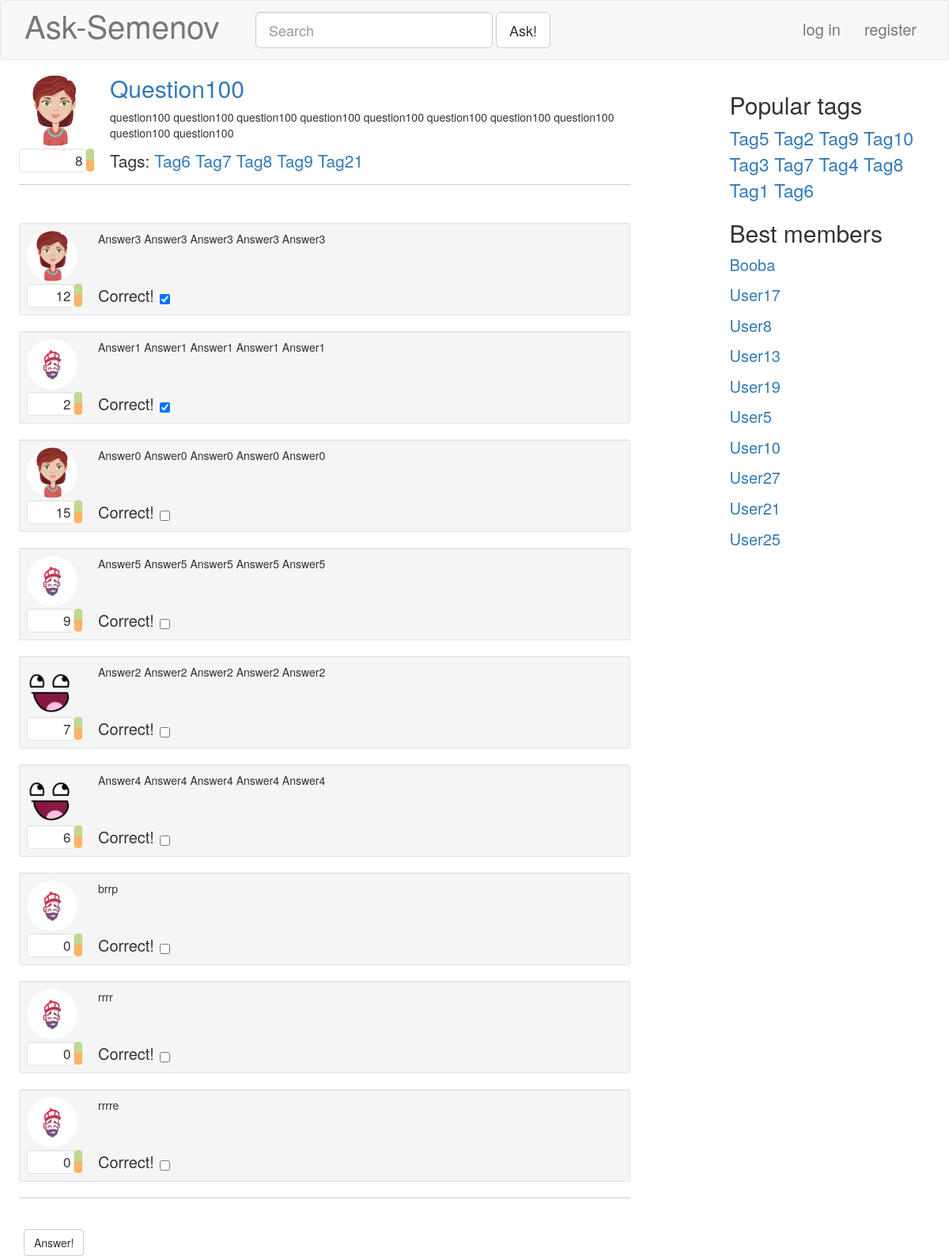
Page /question/100/ on the committed database.
### blog/models.py (models this page shows, shortened)
class Question( models.Model ):
	caption = models.CharField( null = False, blank = False, max_length = 100 )
	rating = models.IntegerField( null = False, default = 0 )
	text = models.TextField( null = False, blank = False )
	tags = models.ManyToManyField( 'Tag' )
	postDate = models.DateTimeField( null = False, blank = True, auto_now_add = True )
	author = models.ForeignKey( 'Profile', null = False, blank = False, on_delete = models.CASCADE )
	objects = QuestionManager()
	def answersList( self ):
		return self.answer_set.order_by( '-correct', '-rating' )
	class Meta:
		verbose_name = "Вопрос"
		verbose_name_plural = "Вопросы"

class Profile( models.Model ):
	user = models.OneToOneField( User, null = False, blank = False, on_delete = models.CASCADE )
	nickname = models.TextField( null = False, blank = False, max_length = 30 )
	image = models.ImageField( null = False, blank = True, upload_to = '', default = 'dummy.png', max_length = 100 )
	rating = models.IntegerField( null = False, default = 0 )
	objects = ProfileManager()
	class Meta:
		verbose_name = "Профиль"
		verbose_name_plural = "Профили"

class Tag( models.Model ):
	caption = models.CharField( unique = True, null = False, blank = False, max_length = 20 )
	objects = TagManager()
	def __str__( self ):
		return str( self.caption )
	class Meta:
		verbose_name = "Тэг"
		verbose_name_plural = "Тэги"

class Answer( models.Model ):
	rating = models.IntegerField( null = False, default = 0 )
	text = models.TextField( null = False, blank = False )
	correct = models.BooleanField( null = False, blank = False, default = False )
	question = models.ForeignKey( 'Question', null = False, blank = False, on_delete = models.CASCADE )
	author = models.ForeignKey( 'Profile', null = False, blank = False, on_delete = models.CASCADE )
	class Meta:
		verbose_name = "Ответ"
		verbose_name_plural = "Ответы"

### blog/views.py (the view)
# urls.py: url(r'^question/(?P<questionID>\d+)/$', blogViews.answer, name="answer"),
def answer( request, questionID=None ):
	currentQuestion = get_object_or_404( Question, id = questionID )
	if ( request.method == 'POST' ):
		form = blogForms.AnswerForm( request.POST )
		if ( not request.user.is_authenticated ):
			form.add_error( None, 'You must be logged in to post answers' )
		if ( form.is_valid() ):
			newAnswer = form.save( currentQuestion, Profile.objects.get_by_login( request.user.username ) )
			anchor = '#answer' + str( newAnswer.id )
			return HttpResponseRedirect( '/question/' + questionID + '/' + anchor )
	else:
		form = blogForms.AnswerForm()
	result = makeBase( request )
	result[ 'form' ] = form
	result[ 'question' ] = currentQuestion
	return render( request, 'answer.html', result )

### blog/models.py (called while the page is built)
	def rating_sorted( self ):
		return super( TagManager, self ).annotate( questionCount = models.Count( 'question' ) ).order_by( '-questionCount' )

	def rating_sorted( self ):
		return super( ProfileManager, self ).order_by( '-rating' )

### blog/views.py (called while the page is built)
def makeBase( request ):
	result = {
		'hotTags': Tag.objects.rating_sorted()[:10],
		'bestMembers': Profile.objects.rating_sorted()[:10],
	}
	if ( request.user.is_authenticated ):
		result[ 'profile' ] = Profile.objects.get_by_login( request.user.username )
	else:
		result[ 'profile' ] = None
	return result

### templates/answer.html (shortened to what this page needs)
{% extends "base.html" %}
{% load static %}
{% block extras %}
<link rel="stylesheet" href="{% static "css/answer.css" %}">
<link rel="stylesheet" href="{% static "css/forms.css" %}">
{% endblock %}
{% block customContent %}
<div class="container-fluid">
	<div id="question{{ question.id }}" class="container-fluid col-md-11 ask-container ask-bottomBordered">
		<div class="media">
			<div class="media-left ask-questionUserBlock">
				<a href="#">
					<img class="media-object img-circle ask-bigQuestionProfileImage" src="{{ question.author.image.url }}">
				</a>
				<div class="ask-questionRatingBlock">
					<div id="qrf{{ question.id }}" class="well pull-left text-right ask-questionRatingField">
						{{ question.rating }}
					</div>
					<div id="qrbg{{ question.id }}" class="btn-group-vertical pull-left ask-questionRatingButtonsGroup" role="group">
							<button type="button" class="btn ask-ratingButton ask-ratingUpButton"></button>
							<button type="button" class="btn ask-ratingButton ask-ratingDownButton"></button>
					</div>
				</div>
			</div>
			<div class="media-right ask-questionQuestionBlock">
				<h2 class="ask-questionCaption"><a href="#"> {{ question.caption|title }}</a></h2>
				<div><p>{{ question.text }}</p></div><br>
				<div class="ask-questionBottomLine">
					<span class="lead ask-questionTags">
						Tags:
					{% for tag in question.tags.all %}
					{% url 'taggedQuestions' tag as taggedQuestionsURL %}
						<a href="{{ taggedQuestionsURL }}">{{ tag }}</a>
					{% endfor %}
					</span>
				</div>
			</div>
		</div>
	</div>
	<div class="container-fluid col-md-11 ask-container ask-bottomBordered">
	{% for answer in question.answersList %}
	{% include "singleanswer.html" %}
	{% endfor %}
	</div>
	<form id="answerForm" class="col-md-11 ask-formContainer" enctype="multipart/form-data" method="post">
		<button type="submit" class="btn btn-default">Answer!</button>
	</form>
</div>
{% endblock %}

### templates/base.html (shortened to what this page needs)
{% load static %}
<!DOCTYPE html>
<html>
	<head>
		<link rel="stylesheet" href="{% static "css/bootstrap.min.css" %}">
		<link rel="stylesheet" href="{% static "css/base.css" %}">
		{% block extras %}{% endblock %}
	</head>
	<body>
		<nav class="navbar navbar-default ask-navbar">
			<div class="container-fluid">
				<div class="navbar-header col-md-3">
		      		{% url 'mainPage' as mainPageURL %}
					<a class="navbar-brand ask-navbarBrand" href="{{ mainPageURL }}">Ask-Semenov</a>
				</div>
				<div class="collapse navbar-collapse">
					{% url 'askQuestion' as askURL %}
					<form class="navbar-form navbar-left" role="search" action="{{ askURL }}">
						<div class="form-group">
							<input id="ask-mainSearchField" class="form-control input-lg" type="text"  placeholder="Search">
						</div>
						<button type="submit" class="btn btn-lg btn-default">Ask!</button>
					</form>
				{% if profile %}
					<ul class="nav navbar-nav navbar-right">
						<li class="pull-right">
							<div class="media">
								<div class="media-left media-middle">
									<a class="navbar-link" href="#">
										<img id="ask-profilePicture" class="media-object img-circle" src="{{ profile.image.url }}">
									</a>
								</div>
								<div class="media-right">
									<h4> {{ profile.nickname }}</h4>
									<div>
										{% url 'settings' as settingsURL %}
										<a href="{{ settingsURL }}">Settings</a>
										{% url 'logout' as logoutURL %}
										<a href="{{ logoutURL }}">Log out</a>
									</div>
								</div>
							</div>
						</li>
					</ul>
				{% else %}
					<ul class="nav navbar-nav navbar-right ask-navbarLoginSection">
						<li>
							{% url 'login' as loginURL %}
							<a href="{{ loginURL }}">log in</a>
						</li>
						<li>
							{% url 'signup' as signupURL %}
							<a href="{{ signupURL }}">register</a>
						</li>
					</ul>
				{% endif %}
				</div>
			</div>
		</nav>
		<div class="row">
			<div class="container col-md-9">
			{% block customContent %}{% endblock %}
			</div>
			<div class="col-md-3 ask-rightColumn">
				<div class="ask-tagsBlock">
					<h2>Popular tags</h2>
					<div class="ask-popularTags">
					{% for tag in hotTags %}
					{% url 'taggedQuestions' tag as taggedQuestionsURL %}
						<a href="{{ taggedQuestionsURL }}">{{ tag.caption|title }}</a>
					{% endfor %}
					</div>
				</div>
				<div class="ask-bestMembersBlock">
					<h2>Best members</h2>
					<ul class="list-unstyled ask-bestMembers">
					{% for member in bestMembers %}
						<li><a href="#">{{ member.nickname }}</a></li>
					{% endfor %}
					</ul>
				</div>
			</div>
		</div>
	</body>
</html>

### templates/singleanswer.html
{% load static %}
<div id="answer{{ answer.id }}" class="well well-sm ask-container">
	<div class="media">
		<div class="media-left ask-answerUserBlock">
			<a href="#">
				<img class="media-object img-circle ask-answerProfileImage" src="{{ answer.author.image.url }}">
			</a>
			<div class="ask-answerRatingBlock">
				<div id="arf{{ answer.id }}" class="well pull-left text-right ask-answerRatingField">
					{{ answer.rating }}
				</div>
				<div id="arbg{{ answer.id }}" class="btn-group-vertical pull-left ask-answerRatingButtonsGroup" role="group">
						<button type="button" class="btn ask-ratingButton ask-ratingUpButton"></button>
						<button type="button" class="btn ask-ratingButton ask-ratingDownButton"></button>
				</div>
			</div>
		</div>
		<div class="media-right ask-answerAnswerBlock">
			<div><p>{{ answer.text }}</p></div><br>
			<div class="ask-answerBottomLine">
				<div class="checkbox">
				  <label>Correct!<input type="checkbox" value="" {% if answer.correct %}checked{% endif %}></label>
				</div>
			</div>
		</div>
	</div>
</div>

### static/css/base.css (style rules this page uses)
.html, body { height: 100%; }
.ask-navbar { margin-bottom: 0px; padding-top: 6px; padding-bottom: 6px; }
.ask-navbarBrand { font-size: 40px; }
#ask-mainSearchField { width: 300px; }
.ask-navbarLoginSection { padding-top: 5px; padding-right: 10px; font-size: 20px; }
.ask-rightColumn { margin-top: 20px; padding-right: 50px; }
.ask-popularTags { font-size: 23px; }
.ask-bestMembers > li { font-size: 20px; margin: 10px 0; }

### static/css/answer.css (style rules this page uses)
.ask-bottomBordered:after { content: ""; display: block; border-bottom: 1px solid #ccc; margin-top: 15px; margin-bottom: 10px; }
.ask-container { margin-top: 10px; padding: 9px; }
.ask-bigQuestionProfileImage { width: 64px; height: 64px; }
.ask-questionUserBlock img { height: 90px; width: 90px; }
.ask-questionRatingBlock { margin-top: 3px; width:95px; height: 30px; }
.ask-questionRatingField { min-height: 0px; width: 89%; height: 100%; margin: 0px; padding: 2px 3px; font-size: 17px; background-color: white; }
.ask-questionRatingButtonsGroup { width: 11%; height: 100%; }
.ask-ratingButton { width: 100%; height: 50%; margin: 0px; padding: 0px; }
.ask-ratingUpButton { background-color: #c0d890; }
.ask-ratingDownButton { background-color: #ffb366; }
.ask-questionQuestionBlock { position: relative; padding-bottom: 9px; padding-right: 15px; width:100%; }
.ask-questionCaption { margin-top: 0px; }
.ask-questionBottomLine { position: absolute; width: 95%; bottom: 0px; }
.ask-questionBottomLine > .lead { margin-bottom: 0px; }
.ask-answerProfileImage { width: 64px; height: 64px; }
.ask-answerRatingBlock { margin-top: 3px; width:70px; height: 30px; }
.ask-answerRatingField { min-height: 0px; width: 85%; height: 100%; margin: 0px; padding: 2px 3px; font-size: 17px; background-color: white; }
.ask-answerRatingButtonsGroup { width: 15%; height: 100%; }
.ask-answerAnswerBlock { position: relative; padding-bottom: 9px; padding-right: 15px; width:100%; }
.ask-answerBottomLine { position: absolute; width: 95%; bottom: 0px; }
.ask-answerBottomLine > .checkbox { margin: 0px; font-size: 20px; }
.ask-answerBottomLine > .checkbox > label { padding: 0px; }
.ask-answerBottomLine > .checkbox > label > input { position: relative; margin-left: 10px; top: 2.5px; left: -3px; }

### static/css/forms.css (style rules this page uses)
.ask-formContainer { margin-top: 20px; }

### rows in the picture
Question: author.image (picture), rating "8", caption "Question100", text "question100 question100 question100 question100 question100 question100 question100 question100 question100 question100"
Tag: caption "Tag6"
Tag: caption "Tag7"
Tag: caption "Tag8"
Tag: caption "Tag9"
Tag: caption "Tag21"
Answer: author.image (picture), rating "12", text "Answer3 Answer3 Answer3 Answer3 Answer3", correct "☑"
Answer: author.image (picture), rating "2", text "Answer1 Answer1 Answer1 Answer1 Answer1", correct "☑"
Answer: author.image (picture), rating "15", text "Answer0 Answer0 Answer0 Answer0 Answer0"
Answer: author.image (picture), rating "9", text "Answer5 Answer5 Answer5 Answer5 Answer5"
Answer: author.image (picture), rating "7", text "Answer2 Answer2 Answer2 Answer2 Answer2"
Answer: author.image (picture), rating "6", text "Answer4 Answer4 Answer4 Answer4 Answer4"
Answer: author.image (picture), rating "0", text "brrp"
Answer: author.image (picture), rating "0", text "rrrr"
Answer: author.image (picture), rating "0", text "rrrre"
Tag: caption "Tag5"
Tag: caption "Tag2"
Tag: caption "Tag10"
Tag: caption "Tag3"
Tag: caption "Tag4"
Tag: caption "Tag1"
Profile: nickname "Booba"
Profile: nickname "User17"
Profile: nickname "User8"
Profile: nickname "User13"
Profile: nickname "User19"
Profile: nickname "User5"
Profile: nickname "User10"
Profile: nickname "User27"
Profile: nickname "User21"
Profile: nickname "User25"
